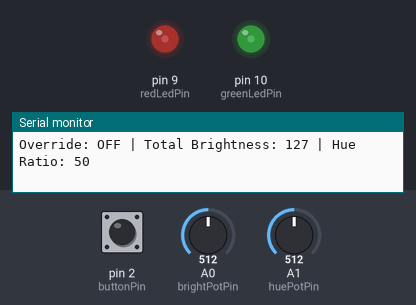
The sketch below on a simulated Arduino Uno, built with avr-gcc and run on an emulated ATmega328P. On the bench: output pins drawn as LEDs (lit = HIGH), the last lines printed to the serial monitor. The test bench sets the inputs (shaded band); at power-on: A0 (brightPotPin) = 512, A1 (huePotPin) = 512, pin 2 (buttonPin) HIGH.

Above: at 1.2 s.
1.3 s: A0 (brightPotPin) set to 0
At 2.3 s:
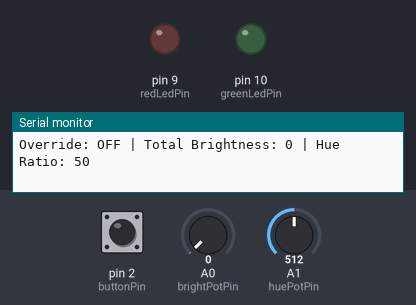
2.8 s: A0 (brightPotPin) set to 3
5.8 s: A0 (brightPotPin) set to 6
At 6.2 s:
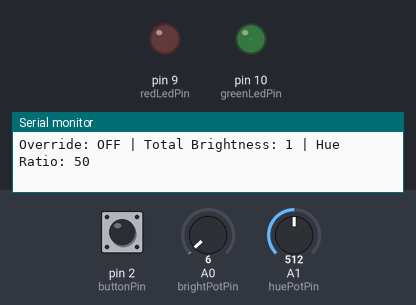
7.3 s: A1 (huePotPin) set to 1005
8.8 s: A1 (huePotPin) set to 1023
At 9.5 s:
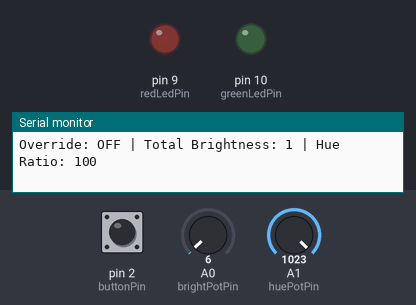
10.3 s: A0 (brightPotPin) set to 306
At 11.1 s:
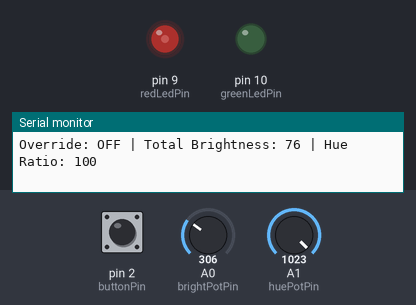
Timing chart, 0 to 12.8 s (numbered marks = the images above; inputs shaded):
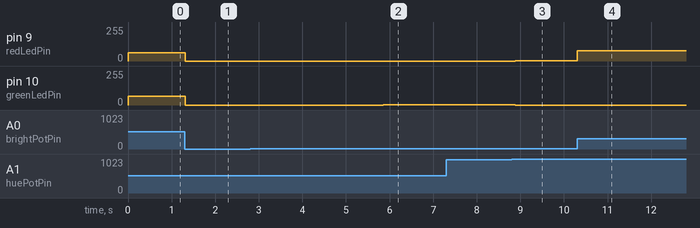

Measured:
- after the input at 1.3 s, pin 9 (redLedPin): 63/255 → 0/255 at once; pin 10 (greenLedPin): 64/255 → 0/255 at once
- after the input at 5.8 s, pin 10 (greenLedPin): 0/255 → 1/255 after 0.06 s
- after the input at 8.8 s, pin 9 (redLedPin): 0/255 → 1/255 after 0.09 s; pin 10 (greenLedPin): 1/255 → 0/255 after 0.09 s
- after the input at 10.3 s, pin 9 (redLedPin): 1/255 → 76/255 at once

The sketch:

led_with_override.ino
```cpp
const int brightPotPin = A0;
const int huePotPin = A1;
const int redLedPin = 9;
const int greenLedPin = 10;
const int buttonPin = 2;

// Variables to store state
int totalBrightness = 0;
int hueRatio = 0;
bool manualOverride = false;
int manualBrightness = 128;
int manualHueRatio = 50;

void setup() {
  Serial.begin(9600);

  pinMode(brightPotPin, INPUT);
  pinMode(huePotPin, INPUT);
  pinMode(redLedPin, OUTPUT);
  pinMode(greenLedPin, OUTPUT);
  pinMode(buttonPin, INPUT_PULLUP);

  attachInterrupt(digitalPinToInterrupt(buttonPin), toggleOverride, FALLING);
}

void loop() {
  if (!manualOverride) {
    // Normal mode - read potentiometers
    totalBrightness = map(analogRead(brightPotPin), 0, 1023, 0, 255);
    hueRatio = map(analogRead(huePotPin), 0, 1023, 0, 100);
  } else {
    // Manual override mode
    totalBrightness = manualBrightness;
    hueRatio = manualHueRatio;
  }

  int redBrightness = map(hueRatio, 0, 100, 0, totalBrightness);
  int greenBrightness = totalBrightness - redBrightness;

  analogWrite(redLedPin, redBrightness);
  analogWrite(greenLedPin, greenBrightness);

  Serial.print("Override: ");
  Serial.print(manualOverride ? "ON" : "OFF");
  Serial.print(" | Total Brightness: ");
  Serial.print(totalBrightness);
  Serial.print(" | Hue Ratio: ");
  Serial.println(hueRatio);

  delay(100);
}

// Interrupt function to toggle override
void toggleOverride() {
  static unsigned long last_interrupt_time = 0;
  unsigned long interrupt_time = millis();

  if (interrupt_time - last_interrupt_time > 200) {
    manualOverride = !manualOverride;

    if (manualOverride) {
      manualBrightness = 128; // Default to 50% total brightness
      manualHueRatio = 50;    // Default to equal red/green ratio
    }
  }
  last_interrupt_time = interrupt_time;
}

// Function to set manual brightness and hue
void setManualSettings(int brightness, int hueRatio) {
  manualBrightness = constrain(brightness, 0, 255);
  manualHueRatio = constrain(hueRatio, 0, 100);

  if (manualOverride) {
    int redBrightness = map(manualHueRatio, 0, 100, 0, manualBrightness);
    int greenBrightness = manualBrightness - redBrightness;

    analogWrite(redLedPin, redBrightness);
    analogWrite(greenLedPin, greenBrightness);
  }
}
```
